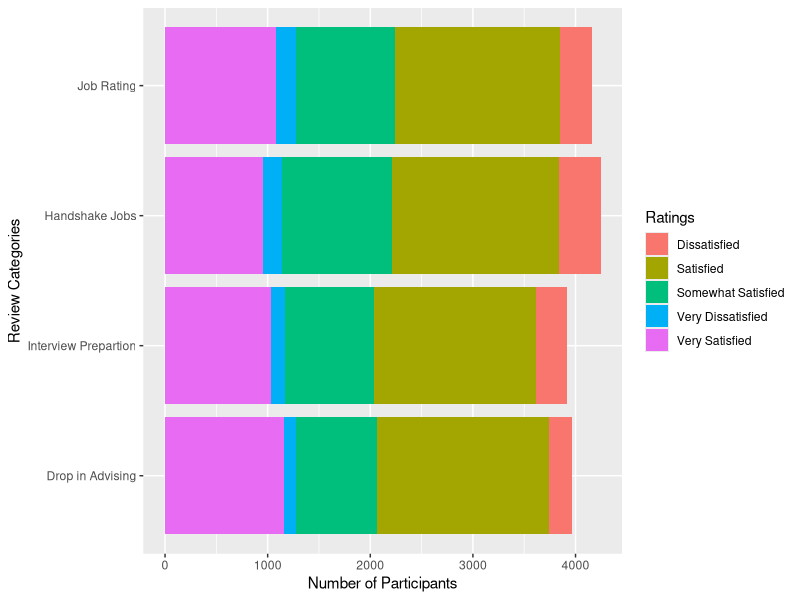

The R source for this figure:
## ---- chunk 1
knitr::opts_chunk$set(echo = FALSE)
## ---- chunk 2
library(tidyverse)
library(dplyr)
test_alumni <- read_csv("data/alumni_data.csv")
grouped_CC_review<-test_alumni %>% 
  group_by(CC_job_Rating) %>% 
    filter(CC_job_Rating !="NA")%>% 
  summarise(n = n()) %>%
arrange(desc(n))

temp1<-test_alumni %>% 
  group_by(CC_Drop_in_Advising_CareerLab) %>% 
  summarise(n = n()) %>%
  filter(CC_Drop_in_Advising_CareerLab !="NA")%>% 
arrange(desc(n))
temp1<-temp1%>%rename(CC_job_Rating= CC_Drop_in_Advising_CareerLab) 

everything <-rbind(grouped_CC_review,temp1)
temp2<-test_alumni %>% 
  group_by(CC_Handshake_Jobs) %>% 
  filter(CC_Handshake_Jobs !="NA")%>% 
  summarise(n = n()) %>%
arrange(desc(n))
temp2<-temp2%>%rename(CC_job_Rating= CC_Handshake_Jobs) 
everything <-rbind(everything,temp2)
temp3<-test_alumni %>% 
  group_by(CC_Interview_Preparation) %>% 
  filter(CC_Interview_Preparation !="NA")%>% 
  summarise(n = n()) %>%
arrange(desc(n))
temp3<-temp3%>%rename(CC_job_Rating= CC_Interview_Preparation) 
everything <-rbind(everything,temp3)
everything<-everything%>%rename(Ratings= CC_job_Rating) 
everything$Question <- c('Job Rating'
                            ,'Job Rating'
                            ,'Job Rating'
                            ,'Job Rating'
                            ,'Job Rating'
                           
                            ,'Drop in Advising'
                            ,'Drop in Advising'
                            ,'Drop in Advising'
                            ,'Drop in Advising'
                            ,'Drop in Advising'
                           
                            
                            ,'Handshake Jobs'
                            ,'Handshake Jobs'
                            ,'Handshake Jobs'
                            ,'Handshake Jobs'
                            ,'Handshake Jobs'
                         
                            ,'Interview Prepartion'
                            ,'Interview Prepartion'
                            ,'Interview Prepartion'
                            ,'Interview Prepartion'
                            ,'Interview Prepartion'
                         
                            
                            
)
everything %>%
  ggplot(aes(x=forcats::fct_reorder(Question,n),y=n, fill=Ratings)) +
  geom_col() + 
  coord_flip() + 
  labs(x="Review Categories", y="Number of Participants")
